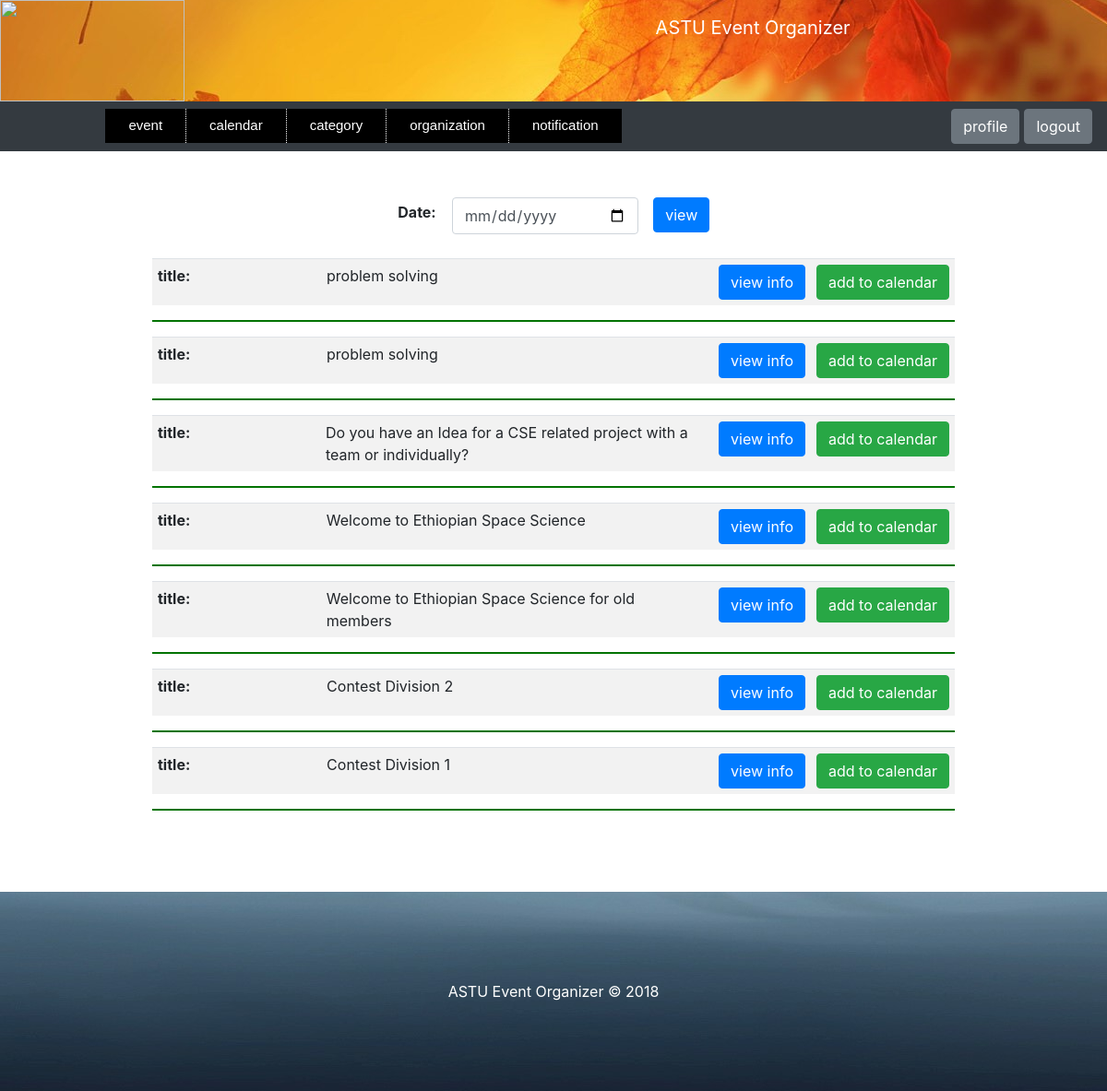
/view-event/ (signed in), run on the app's committed database.
### event/models.py (models this page shows, shortened)
class Event(models.Model):
    title = models.CharField(max_length=200)
    description = models.TextField(blank=True)
    organizer = models.ForeignKey(Organizer, on_delete=models.CASCADE)
    start_time = models.DateTimeField()
    end_time = models.DateTimeField(blank=True, null=True)
    venue = models.CharField(max_length=200)
    category = models.ForeignKey(Category, on_delete=models.CASCADE, null=True)
    register_date = models.DateField()

### event/views.py (the view)
# urls.py: path('view-event/', views.view_event, name='view_event'),
def view_event(request):
    email = request.session.get('user_auth')
    if email:
        user = User.objects.get(email=email)
        if request.method == "POST":
            form = DateSearchEngine(request.POST)
            if form.is_valid():
                date = request.POST.get('search_date')
                event = Event.objects.filter(start_time__date=date)
                my_calendar = Calendar.objects.filter(user=user).exclude(event=None)
                calendar = {}
                for i in my_calendar:
                    calendar[i.event.id] = True
                for i in event:
                    if not calendar.get(i.id):
                        calendar[i.id] = False
                return render(request, 'webpages/view_event_by_user.html',
                              {'event': event, 'form': form, 'calendar': calendar, 'date': date})
            return render(request, 'webpages/view_event_by_user.html',
                          {'form': form, 'date': None})
        else:
            form = DateSearchEngine()
            event = Event.objects.all().order_by('register_date').reverse()
            my_calendar = Calendar.objects.filter(user=user).exclude(event=None)
            calendar = {}
            for i in my_calendar:
                calendar[i.event.id] = True
            for i in event:
                if not calendar.get(i.id):
                    calendar[i.id] = False
            print(calendar)
            return render(request, 'webpages/view_event_by_user.html',
                          {'event': event, 'form': form, 'calendar': calendar, 'date': None})
    else:
        raise Http404("You are not logged in.")

### event/forms.py (shortened to what this page needs)
class DateSearchEngine(forms.Form):
    search_date = forms.DateField(
        label='Date',
        widget=forms.DateInput(attrs={'type': 'date'}),
    )

### event/templatetags/filter.py (called while the page is built)
@register.filter(name='get_item')
def get_item(dictionary, key):
    return dictionary.get(key)

### event/templates/webpages/view_event_by_user.html (shortened to what this page needs)
<!DOCTYPE html>
<html lang="en">
    <head class="header-site">
            {% include "webpages/user_homepage.html" %}
        {%load static%}
        {%load filter%}
        {% load widget_tweaks %}
        <link rel="stylesheet" href="{% static 'files/bootstrap/css/bootstrap.css' %}"  type="text/css" >
        <link rel="stylesheet" href="{% static 'files/style2.css' %}"  type="text/css" >
        <link rel="stylesheet" href="{% static 'files/style3.css' %}"  type="text/css" >
        <link rel="stylesheet" href="{% static 'files/style4.css' %}"  type="text/css" >
        <link rel="stylesheet" href="{% static 'files/style5.css' %}"  type="text/css" >
        <link rel="stylesheet" href="{% static 'files/style6.css' %}"  type="text/css" >
        <link rel="stylesheet" href="{% static 'files/style8.css' %}"  type="text/css" >
    </head>
    <body>
        <div class = "container col-4">
        <form enctype="multipart/form-data" method="post" novalidate>
            {% for field in form.visible_fields %}
                <table style="width:100%; margin-top:0px;">
                    <tr >
                        <td style="width:20%;" align="center">
                            <strong>{{ field.label_tag }}</strong>
                        </td>
                        <td style="width:55%; vertical-align: top;">
                    {% if form.is_bound %}
                        {% if field.errors %}
                            {% render_field field class="form-control is-invalid" %}
                            {% for  error in field.errors %}
                                <div class="invalid-feedback">
                                    {{ error }}
                                </div>
                            {% endfor %}
                        {% else %}
                            {% render_field field class="form-control is-valid" %}
                        {% endif %}
                    {% else %}
                        {% render_field field class="form-control" %}
                    {% endif %}
                        </td>
                        <td style="width:25%; vertical-align: top;" align="center">
                    <button type="submit" class = "btn btn-primary" > view</button>
                        </td>
                    </tr>
                </table>
            {% endfor %}
        </form>
        </div>
        <div class="container col-8">
        </div>
        <br>
        {% for i in event %}
            <div class="container col-9">
                <table class="table table-striped" >
                    <tr>
                        <td style="width: 23%;"><strong>title:</strong></td>
                        <td style="width: 52%;">{{i.title}}</td>
                        <td style="width: 10%;" align="right">
                            <input type="button"  id ="button2-{{i.id}}" class="btn btn-primary"  onclick="myFunction2({{i.id}})"
                            value="view info" style="margin-left:15px;">
                        </td>
                        {% with event_id=i.id %}
                            {% if calendar|get_item:event_id %}
                            <td align="right" style="width: 15%;">
                                <a class="btn btn-danger" href="{% url 'addToCalendar' i.id 'event' %}" >remove calendar</a>
                            </td>
                            {% else %}
                            <td align="right" style="width: 15%;">
                                <a class="btn btn-success" href="{% url 'addToCalendar' i.id 'event' %}" >add to calendar</a>
                            </td>
                            {% endif %}
                        {% endwith %}
                    </tr>
                </table>
            </div>
                <div class="container col-9"> <hr> </div>
        {% endfor %}
    </body>
    <footer>
        {% include "webpages/footer.html" %}
    </footer>
</html>

### event/static/files/style3.css (style rules this page uses)
a.butt:link, a.back:visited, { background-color: #11aa44; color: white; }
table, th, td { border: 1px solid black; }

### event/static/files/style6.css (style rules this page uses)
.table-striped>tbody>tr>td { padding:6px; text-font:8px; }
hr { background-color: green; border-width:2px; }

### data on the page
Event: title "problem solving"
Event: title "problem solving"
Event: title "Do you have an Idea for a CSE related project with a team or individually?"
Event: title "Welcome to Ethiopian Space Science"
Event: title "Welcome to Ethiopian Space Science for old members"
Event: title "Contest Division 2"
Event: title "Contest Division 1"

### other printed values
{{ field.label_tag }} "Date:"
